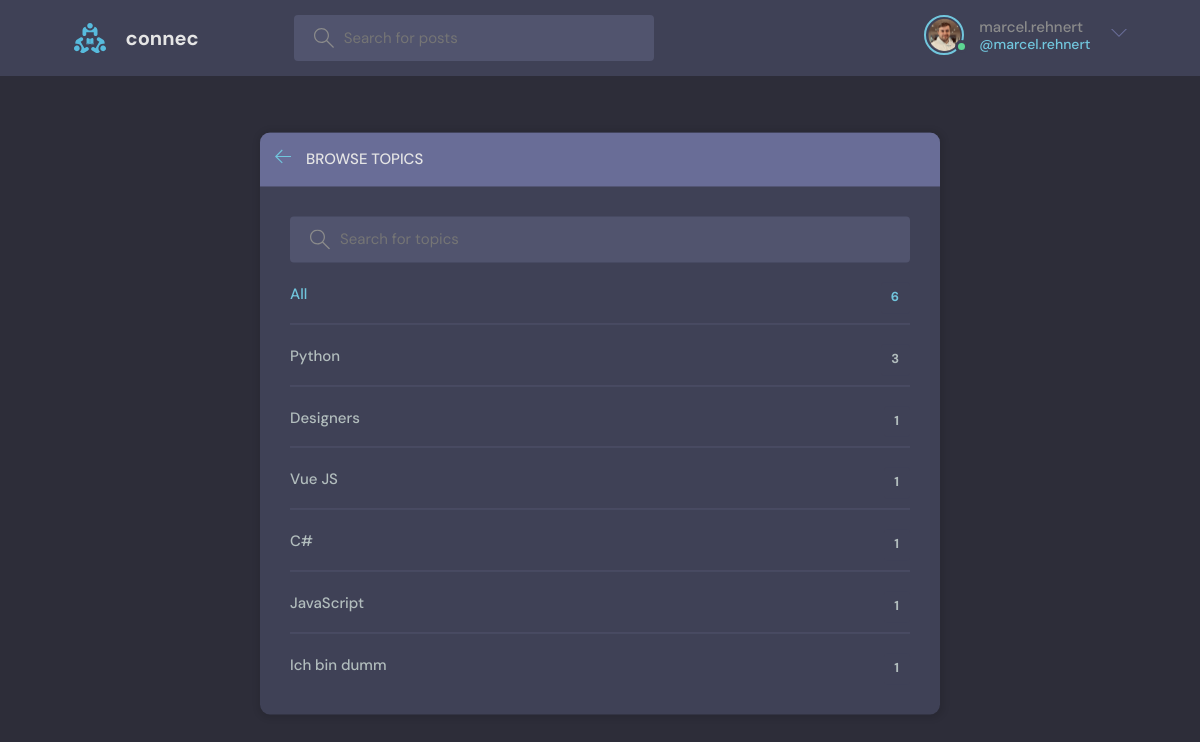
The page /topics/ (signed in) on the database its author committed.
### base/models.py (models this page shows, shortened)
class User(AbstractUser):
    name = models.CharField(max_length=200, null=True)
    email = models.EmailField(unique=True, null=True)
    bio = models.TextField(null=True)
    avatar = models.ImageField(null=True, default="avatar.svg")
    USERNAME_FIELD = 'email'
    REQUIRED_FIELDS = []

class Topic(models.Model):
    name = models.CharField(max_length=200)

### base/views.py (the view)
# urls.py: path('topics/', views.topicsPage, name="topics"),
def topicsPage(request):
    q = request.GET.get('q') if request.GET.get('q') != None else ''
    topics = Topic.objects.filter(name__icontains=q)
    return render(request, 'base/topics.html', {'topics': topics})

### base/templates/base/topics.html (shortened to what this page needs)
{% extends 'main.html' %}
{% block content %}
<main class="create-room layout">
  <div class="container">
    <div class="layout__box">
      <div class="layout__boxHeader">
        <div class="layout__boxTitle">
          <a href="{% url 'home' %}">
            <svg version="1.1" xmlns="http://www.w3.org/2000/svg" width="32" height="32" viewBox="0 0 32 32">
              <title>arrow-left</title>
              <path
                d="M13.723 2.286l-13.723 13.714 13.719 13.714 1.616-1.611-10.96-10.96h27.625v-2.286h-27.625l10.965-10.965-1.616-1.607z">
              </path>
            </svg>
          </a>
          <h3>Browse Topics</h3>
        </div>
      </div>
      <div class="topics-page layout__body">
        <form action="" method="GET" class="header__search">
          <label>
            <input name="q" placeholder="Search for topics" />
          </label>
        </form>
        <ul class="topics__list">
          <li>
            <a href="{% url 'topics' %}" class="active">All <span>{{topics.count}}</span></a>
          </li>
          {% for topic in topics %}
          <li>
            <a href="{% url 'home' %}?q={{topic.name}}">{{ topic.name }} <span>{{topic.room_set.all.count}}</span></a>
          </li>
          {% endfor %}
        </ul>
      </div>
    </div>
  </div>
</main>
{% endblock content %}

### templates/navbar.html (shortened to what this page needs)
{% load static %}
<header class="header header--loggedIn">
    <div class="container">
        <a href="{% url 'home' %}" class="header__logo">
            <img src="{% static 'images/logo.svg' %}" />
            <h1>connec</h1>
        </a>
        <form class="header__search" method="GET" action="{% url 'home' %}">
            <label>
                <input name="q" placeholder="Search for posts" />
            </label>
        </form>
        <nav class="header__menu">
            {% if request.user.is_authenticated %}
            <div class="header__user">
                <a href="{% url 'update-user' %}">
                    <div class="avatar avatar--medium active">
                        <img src="{{request.user.avatar.url}}" />
                    </div>
                    <p>{{request.user.username}} <span>@{{request.user.username}}</span></p>
                </a>
                <button class="dropdown-button">
                    <svg version="1.1" xmlns="http://www.w3.org/2000/svg" width="32" height="32" viewBox="0 0 32 32">
                        <title>chevron-down</title>
                        <path d="M16 21l-13-13h-3l16 16 16-16h-3l-13 13z"></path>
                    </svg>
                </button>
            </div>
            {% else %}
            <a href="{% url 'login' %}">
                <img src="{% static 'images/avatar.svg' %}" />
                <p>Login</p>
            </a>
            {% endif %}
        </nav>
    </div>
</header>

### static/styles/style.css (style rules this page uses)
:root { --color-main: #71c6dd; --color-main-light: #e1f6fb; --color-dark: #3f4156; --color-dark-medium: #51546e; --color-dark-light: #696d97; --color-light: #e5e5e5; --color-gray: #8b8b8b; --color-light-gray: #b2bdbd; --color-bg: #2d2d39; --color-success: #5dd693; --color-error: #fc4b0b; }
* { font-family: "DM Sans", -apple-system, BlinkMacSystemFont, "Segoe UI", Roboto, Oxygen, Ubuntu, Cantarell, "Open Sans", "Helvetica Neue", sans-serif; margin: 0; padding: 0; box-sizing: border-box; text-rendering: optimizeLegibility; font-size: inherit; }
html { font-size: 56.25%; }
@media only screen and (min-width: 1200px) { html { font-size: 62.5%; } }
body { line-height: 1.6; font-weight: 400; font-size: 1.5rem; color: var(--color-light-gray); background-color: var(--color-bg); min-height: 100vh; }
img { width: 100%; }
a { display: inline-block; color: var(--color-main); text-decoration: none; }
.container { max-width: 120rem; width: 90%; margin: auto; }
.avatar { position: relative; display: inline-block; border-radius: 50%; border: 2px solid var(--color-main); }
.avatar img { display: block; border-radius: 50%; object-fit: cover; object-position: center; }
.avatar::after { content: ""; display: block; position: absolute; background-color: var(--color-gray); z-index: 111; border-radius: 50%; border: 0.3rem solid var(--color-dark); }
.avatar.active::after { background-color: var(--color-success); }
.avatar.avatar--medium img { width: 3.6rem; height: 3.6rem; border-radius: 50%; }
.avatar.avatar--medium:after { width: 0.7rem; height: 0.7rem; bottom: 0px; right: -6px; }
.header { padding: 1.5rem; background-color: var(--color-dark); }
.header > .container { display: flex; gap: 9.5rem; }
.header__logo, .header__user { display: flex; gap: 2rem; align-items: center; }
.header__logo > img { height: 3.2rem; width: 3.2rem; }
.header__logo > h1 { font-weight: 700; font-size: 2rem; color: var(--color-light); }
.header__search > label { background-color: var(--color-dark-medium); padding: 1.3rem 1rem; display: flex; align-items: center; gap: 1rem; border-radius: 4px; }
.header__search svg { fill: var(--color-gray); width: 2rem; height: 2rem; margin-left: 1rem; }
.header__search input { width: 30rem; background: transparent; border: none; outline: none; color: var(--color-light); }
.header__menu { margin-left: auto; position: relative; }
.header__menu a { display: flex; gap: 1.5rem; align-items: center; font-weight: 500; text-decoration: none; color: var(--color-gray); }
.header__menu img { height: 3.6rem; }
.header__menu p { line-height: 1.2; }
.header__menu span { color: var(--color-main); font-weight: 500; font-size: 1.4rem; display: block; }
.header__menu svg { width: 1.6rem; height: 1.6rem; fill: var(--color-dark-light); }
.dropdown-button { background: transparent; border: 0; outline: 0; cursor: pointer; }
.layout { margin-top: 2.4rem; }
.layout > .container { display: flex; justify-content: space-between; align-items: flex-start; }
.layout__box { width: 90%; max-width: 48rem; min-height: 40rem; position: absolute; top: 50%; left: 50%; transform: translate(-50%, -46%); background-color: var(--color-dark); border-radius: 1rem; box-shadow: 1px 1px 6px 3px rgba(0, 0, 0, 0.1); overflow: hidden; }
.layout__boxHeader { display: flex; padding: 1.5rem; background-color: var(--color-dark-light); }
.layout__boxTitle { display: flex; gap: 1.5rem; align-items: center; }
.layout__boxTitle h3 { text-transform: uppercase; font-weight: 500; color: var(--color-light); }
.layout__boxTitle svg { width: 1.6rem; height: 1.6rem; fill: var(--color-main); }
.layout__body { margin: 3rem; }
.topics__list { list-style: none; }
.topics__list li a { display: flex; justify-content: space-between; margin-bottom: 3rem; font-weight: 500; color: var(--color-light-gray); transition: all 0.3s ease-in-out; }
.topics__list li a.active, .topics__list li a:hover { color: var(--color-main); }
.topics__list li a span { padding: 0.5rem 1rem; background-color: var(--color-dark); border-radius: 3px; font-size: 1.3rem; font-weight: 700; letter-spacing: 1px; }
.topics-page .topics__list li:not(:last-child) a { margin: 2rem 0; padding-bottom: 1rem; text-decoration: none; border-bottom: 1px solid var(--color-dark-medium); }
.topics-page .header__search { display: block; }
.create-room.layout .layout__box { max-width: 68rem; }

### rows shown on the page
User: user.avatar (picture), user.username "marcel.rehnert"
Topic: name "Python", room_set.all.count "3"
Topic: name "Designers", room_set.all.count "1"
Topic: name "Vue JS", room_set.all.count "1"
Topic: name "C#", room_set.all.count "1"
Topic: name "JavaScript", room_set.all.count "1"
Topic: name "Ich bin dumm", room_set.all.count "1"

### other values the page prints
{{ topics.count }} "6"
